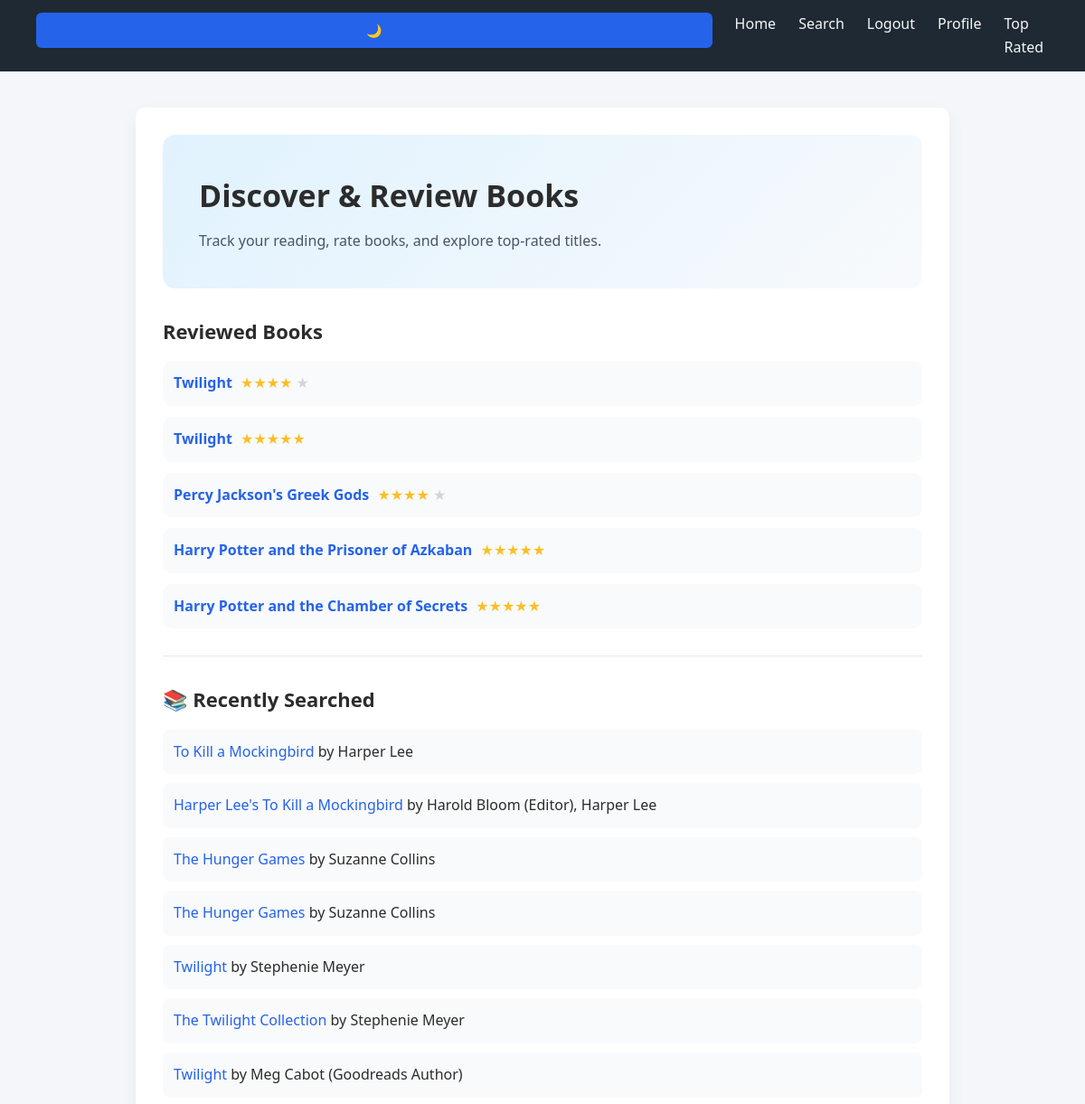
Before: / (signed in, upper part) with the older database file.
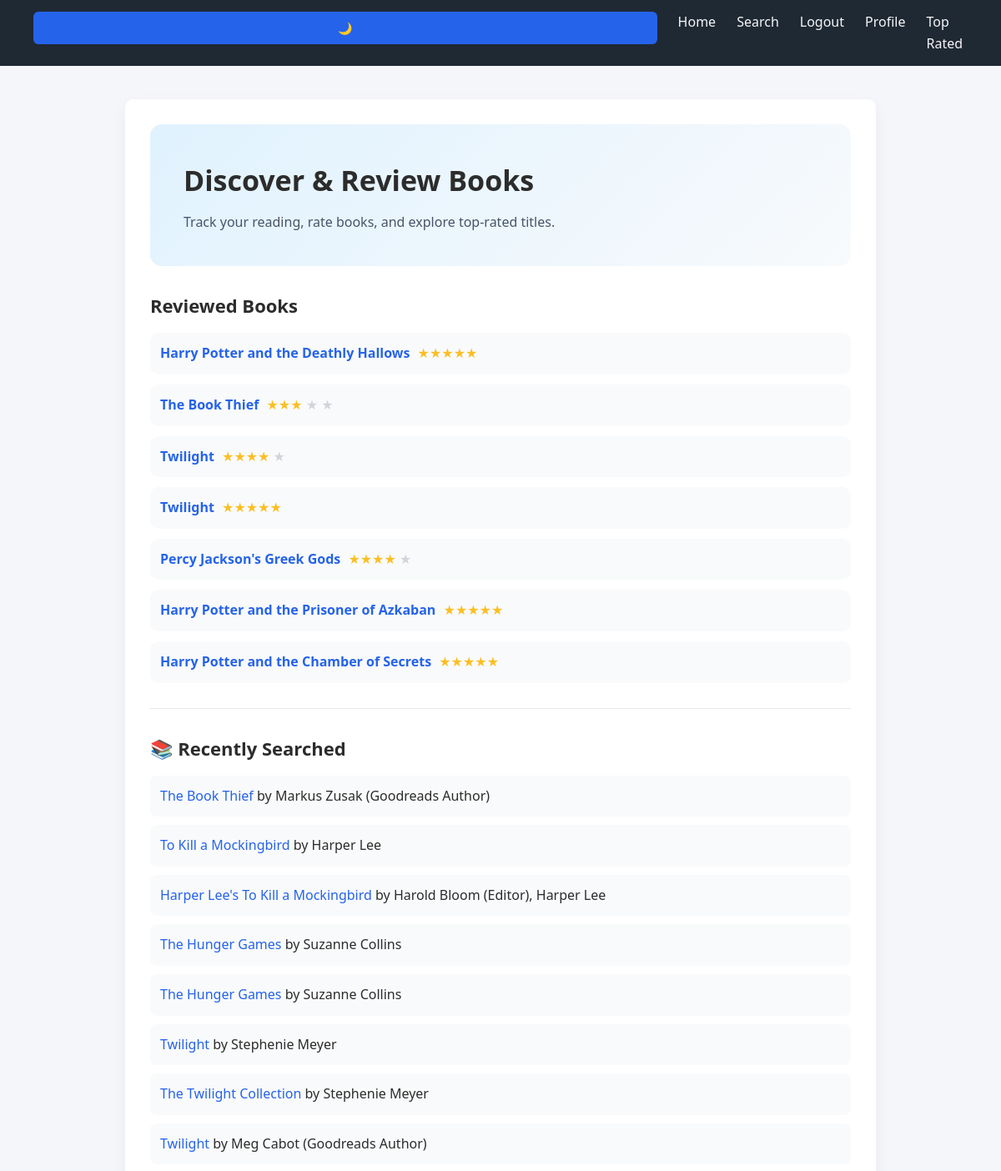
After: the same page with the newer database file.
### tables this page shows
CREATE TABLE reviews (
    id INTEGER PRIMARY KEY AUTOINCREMENT,
    user_id INTEGER NOT NULL,
    book_id INTEGER NOT NULL,
    rating INTEGER NOT NULL CHECK(rating BETWEEN 1 AND 5),
    comment TEXT,
    timestamp DATETIME DEFAULT CURRENT_TIMESTAMP,
    FOREIGN KEY (user_id) REFERENCES users(id) ON DELETE CASCADE,
    FOREIGN KEY (book_id) REFERENCES books(id) ON DELETE CASCADE,
    UNIQUE (user_id, book_id) -- each user can review a book only once
);

CREATE TABLE "books" (
    id INTEGER PRIMARY KEY AUTOINCREMENT,
    title TEXT NOT NULL,
    author TEXT NOT NULL,
    isbn TEXT NOT NULL UNIQUE
);

### app.py (the view)
@app.route("/")
@login_required
def index():
    user_id = session["user_id"]
    reviews = db.execute( """
        SELECT books.title, books.author, books.isbn,
               reviews.rating, reviews.comment, reviews.timestamp
        FROM reviews
        JOIN books ON reviews.book_id = books.id
        WHERE reviews.user_id = ?
        ORDER BY reviews.timestamp DESC
    """, user_id)
    searches = db.execute("""
        SELECT books.title, books.author, books.isbn
        FROM searches
        JOIN books ON searches.book_id = books.id
        WHERE searches.user_id = ?
        ORDER BY searches.timestamp DESC
    """, user_id)
    return render_template("index.html", reviews=reviews, searches=searches)

### helpers.py (called while the page is built)
def login_required(f):
    @wraps(f)
    def decorated_function(*args, **kwargs):
        if session.get("user_id") is None:
            return redirect("/login")
        return f(*args, **kwargs)
    return decorated_function

### templates/index.html (shortened to what this page needs)
{% extends "layout.html" %}
{% block main %}
    <div class="hero">
        <h1>Discover & Review Books</h1>
        <p>Track your reading, rate books, and explore top-rated titles.</p>
    </div>
    <h2>Reviewed Books</h2>
    {% if reviews %}
        <ul>
        {% for review in reviews %}
            <div class="book-card">
                <div>
                    <a href="/book/{{ review.isbn }}">
                        <strong>{{ review.title }}</strong>
                    </a>
                    <span class="stars">
                        {% for i in range(review.rating) %}★{% endfor %}
                        {% for i in range(5 - review.rating) %}
                            <span class="star-empty">★</span>
                        {% endfor %}
                    </span>
                </div>
            </div>
        {% endfor %}
        </ul>
    {% else %}
        <p>You haven't reviewed any books yet.</p>
    {% endif %}
    <hr>
    <h2>📚 Recently Searched</h2>
    {% if searches %}
        <ul>
        {% for book in searches %}
            <li><a href="/book/{{ book.isbn }}">{{ book.title }}</a> by {{ book.author }}</li>
        {% endfor %}
        </ul>
    {% else %}
        <p>You haven't searched for any books yet.</p>
    {% endif %}
{% endblock %}

### templates/layout.html (shortened to what this page needs)
<!DOCTYPE html>
<html lang="en">
<head>
    <link href="/static/styles.css" rel="stylesheet">
</head>
<body>
    <nav>
        <button id="theme-toggle" style="margin-left:auto;">🌙</button>
        {% if session.user_id %}
            <a href="/">Home</a>
            <a href="/search">Search</a>
            <a href="/logout">Logout</a>
            <a href="/profile">Profile</a>
            <a href="/top">Top Rated</a>
        {% else %}
            <a href="/login">Login</a>
            <a href="/register">Register</a>
        {% endif %}
    </nav>
    <main>
        {% block main %}
        {% endblock %}
    </main>
</body>
</html>

### static/styles.css (style rules this page uses)
* { margin: 0; padding: 0; box-sizing: border-box; font-family: "Segoe UI", Tahoma, Geneva, Verdana, sans-serif; }
body { background-color: #f5f6fa; color: #2c2c2c; line-height: 1.6; }
nav { background-color: #1f2933; padding: 14px 40px; display: flex; gap: 25px; }
nav a { color: #f5f6fa; text-decoration: none; font-weight: 500; }
main { max-width: 900px; margin: 40px auto; padding: 30px; background-color: #ffffff; border-radius: 10px; box-shadow: 0 8px 20px rgba(0, 0, 0, 0.05); }
h1 { margin-bottom: 20px; font-size: 28px; }
h2 { margin-bottom: 15px; margin-top: 20px; font-size: 22px; }
input, textarea, button { width: 100%; padding: 10px 12px; margin-bottom: 12px; border-radius: 6px; border: 1px solid #d1d5db; font-size: 14px; }
button { background-color: #2563eb; color: white; border: none; cursor: pointer; font-weight: 600; }
ul { list-style: none; }
li { padding: 12px; margin-bottom: 10px; background-color: #f9fafb; border-radius: 8px; }
a { color: #2563eb; text-decoration: none; }
.stars { color: #fbbf24; font-size: 16px; margin-left: 5px; }
.star-empty { color: #d1d5db; }
.hero { background: linear-gradient(135deg, #e0f2fe, #f8fafc); padding: 40px; border-radius: 14px; margin-bottom: 30px; }
.hero h1 { font-size: 34px; margin-bottom: 10px; }
.hero p { font-size: 16px; color: #475569; }
.book-card { display: flex; gap: 15px; align-items: center; background: #f9fafb; padding: 12px; border-radius: 10px; margin-bottom: 12px; }
hr { border: none; height: 1px; background: #e5e7eb; margin: 30px 0; }
.book-card { transition: transform 0.2s ease, box-shadow 0.2s ease; }
body, .book-card, .hero { transition: background-color 0.3s ease, color 0.3s ease; }

Changed rows visible on the page:
added reviews: title "Harry Potter and the Deathly Hallows", rating 5 (drawn)
added reviews: title "The Book Thief", rating 3 (drawn)
now on this page (row unchanged): books: title "The Book Thief", author "Markus Zusak (Goodreads Author)"
